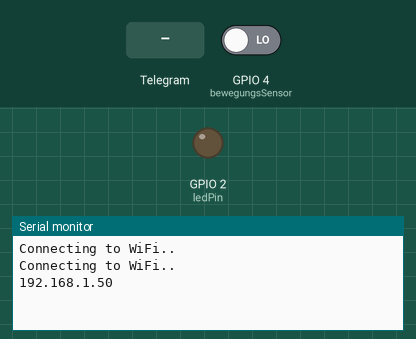
Recording of a sketch running on a simulated ESP8266 (NodeMCU). Shown: output pins drawn as LEDs (lit = HIGH), the last lines printed to the serial monitor. The inputs (shaded band) are chosen by the test bench; at power-on: GPIO 4 (bewegungsSensor) LOW. WiFi joins after 1.5 s; servers stay silent unless stated; the local clock reads 2024-03-15 10:24:30 at power-on unless the sketch sets it.

Above: at 3.2 s.
3.3 s: Telegram message "/change_chatid" received
At 4.7 s:
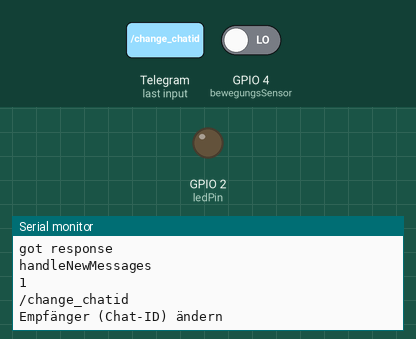
5.1 s: Telegram message "/message_on" received
At 6.0 s:
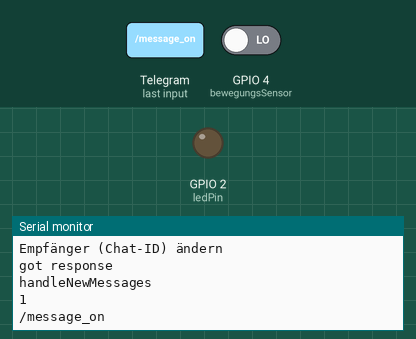
6.7 s: Telegram message "/message_off" received
At 7.6 s:
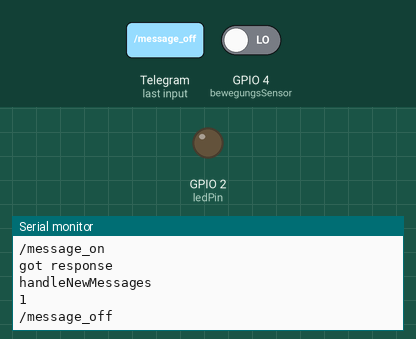
8.6 s: GPIO 4 (bewegungsSensor) driven HIGH
At 11.3 s:
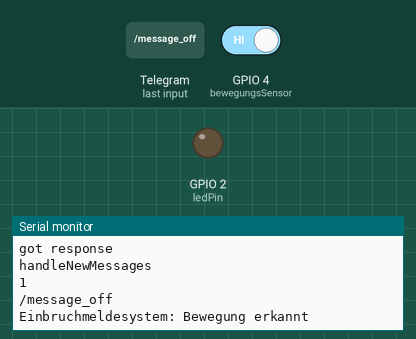

The sketch:

einbruchmeldesystem.ino
```cpp
/**
 * Mobiles Einbruchmeldesystem
 * Team 2 - Network System AG
 *
 * Sophie Miessner 5046830
 * Reda Khalife 5034226
 * Maximilian Altrock 383459
 * Kelly Mbitketchie Koudjo 5136175
 *
 * Organisation und Management von Softwareprojekten
 * Prof. Dr.-Ing. Jasminka Matevska
 * Maik Purrmann
 */

 // Header-Datein
#include <ESP8266WiFi.h>
#include <WiFiClientSecure.h>
#include <UniversalTelegramBot.h>
#include <ArduinoJson.h>

// Vordefinierte Werte
#define BAUDRATE 115200
//String ssid = "SomoWLAN";
//String password = "g7MHda9FaFrNAJdL";

String ssid = "Sophie Hotspot";
String password = "Ama10u_2019";

String newWlan = "";
String newPasswort = "";

String CHAT_ID = "688408069";
// String CHAT_ID = "-718357539";
String systemName = "Einbruchmeldesystem";
bool benachrichtigungAn = true;

// Telegram BOT
#define BOTtoken "5367355855:AAEssNRSR9xg7cvffE369tOACSxHqqMS-zM"

// Timer-Variablen
unsigned long millisOld;
bool tick_ms;
bool tick_s;
unsigned int tickCount;
#define BEWEGUNGSERKENNUNG_DELAY 5
#define NACHRICHTVERSENDUNG_DELAY 5
unsigned int bewegungDelayTimer_s;
unsigned int sendeNachrichtTimer_s;
int botRequestDelay = 1000;
unsigned long lastTimeBotRan;

X509List cert(TELEGRAM_CERTIFICATE_ROOT);
WiFiClientSecure client;
UniversalTelegramBot bot(BOTtoken, client);

String botAusgabe;

// Eingabe- Ausgabevariablen
const int bewegungsSensor = 4; // Pin 4
const int ledPin = 2;
bool ledState = LOW;

/**
 * Neu erhaltene Nachrichten behandeln
 */
void handleNewMessages(int numNewMessages)
{
  Serial.println("handleNewMessages");
  Serial.println(String(numNewMessages));

  for (int i=0; i<numNewMessages; i++)
  {
    String chat_id = String(bot.messages[i].chat_id); // Chat id of the requester
    if (chat_id != CHAT_ID)
    {
      bot.sendMessage(chat_id, "Unauthorized user", "");
      continue;
    }

    String text = bot.messages[i].text;
    Serial.println(text); // Print the received message

    checkBefehlStart(text, bot.messages[i].from_name);
    checkBefehlState(text);
    checkBefehlChangeName(text);
    checkBefehlMessageOnOff(text);
    checkBefehlChangeChatId(text);
  }
}

void checkBefehlChangeChatId(String text)
{
  if (text.startsWith("/change_chatid"))
  {
    Serial.println("Empfänger (Chat-ID) ändern");
    text.remove(0,15); // Entfernde den Befehl vom Text um neue ID rauszufiltern
    Serial.println(text);
    if (text != "") CHAT_ID = text;
  }
}

void checkBefehlMessageOnOff(String text)
{
  if (text == "/message_on" or text == "/message_on@einbrechermelde_bot")
  {
    benachrichtigungAn = true;
    botAusgabe = "Benachrichtigungen wurden aktiviert.";
    bot.sendMessage(CHAT_ID, botAusgabe, "");
  }
  else if (text == "/message_off" or text == "/message_off@einbrechermelde_bot")
  {
    benachrichtigungAn = false;
    botAusgabe = "Benachrichtigungen wurden deaktiviert.";
    bot.sendMessage(CHAT_ID, botAusgabe, "");
  }
}

void checkBefehlChangeName(String neuerName)
{
   if (neuerName.startsWith("/change_name"))
    {
      Serial.println("Name ändern");
      neuerName.remove(0,12); // Entfernde den Befehl vom Text um neuen Namen rauszufiltern
      if (neuerName != "") systemName = neuerName;
    }
}

void checkBefehlStart(String text, String benutzerName)
{
  if (text == "/start" or text == "/start@einbrechermelde_bot")
  {
    String welcome = "Willkommen, " + benutzerName + ".\n";
    welcome += "Es können folgende Befehle verwendet werden:\n\n";
    welcome += "/state - Zeigt die aktuellen Einstellungen und weitere Informationen zum Einbruchmeldesystem. \n";
    welcome += "/message_on - Schalte die Benachrichtigungen ein. \n";
    welcome += "/message_off - Schalte die Benachrichtigungen aus. \n";
    welcome += "/change_name NAME - Ändere den Namen vom Einbruchmeldesystem. \n";
    welcome += "/change_chatid CHATID - Wähle einen neuen Empfänger mit der Chat-ID von einer Person oder Gruppe. \n";
    welcome += "(Um die Chat-ID rauszufinden muss der Bot @myidbot verwendet werden.) \n";
    bot.sendMessage(CHAT_ID, welcome, "");
  }
}

void checkBefehlState(String text)
{
  if (text == "/state" or text == "/state@einbrechermelde_bot")
  {
    botAusgabe = "Name: " + systemName + "\n";

    if (CHAT_ID.startsWith("-")) botAusgabe += "Aktueller Empfänger: " + CHAT_ID + " (Gruppe) \n";
    else botAusgabe += "Aktueller Empfänger: " + CHAT_ID + "\n";

    if (benachrichtigungAn) botAusgabe += "Benachrichtigungen: aktiviert \n";
    else botAusgabe += "Benachrichtigungen: deaktiviert \n";

    bot.sendMessage(CHAT_ID, botAusgabe, "");
  }
}

/**
 * Initialisierungen
 */
void setup()
{
  Serial.begin(BAUDRATE);
  configTime(0, 0, "pool.ntp.org"); // Zeiteinstellungen
  client.setTrustAnchors(&cert); // Telegram Zertifizierung
  initInputOutput();
  initWiFi();
}

void initInputOutput()
{
  pinMode(ledPin, OUTPUT);
  digitalWrite(ledPin, ledState);
  pinMode(bewegungsSensor, INPUT);
}

void initWiFi()
{
  WiFi.mode(WIFI_STA);
  WiFi.begin(ssid, password);

  while (WiFi.status() != WL_CONNECTED)
  {
    delay(1000);
    Serial.println("Connecting to WiFi..");
  }
  Serial.println(WiFi.localIP());
}

void checkTimer()
{
  // Aktuelle Laufzeit entspricht letzten Laufzeit (keine Millisekunde)
  if (millis() == millisOld) tick_ms = false;
  else
  {
    tick_ms = true; // Eine Millisekunde vergangen
    tickCount++;
    millisOld = millis(); // letzte Laufzeit aktualisieren
  }

  // Jede Sekunde ein Tick setzen
  if (tickCount >= (1000))
  {
    tick_s = true; // Jede Sekunde
    tickCount = 0;
  }
  else tick_s = false;

  if (tick_s)
  {
    if (bewegungDelayTimer_s < BEWEGUNGSERKENNUNG_DELAY) bewegungDelayTimer_s++;
    if (sendeNachrichtTimer_s < NACHRICHTVERSENDUNG_DELAY) sendeNachrichtTimer_s++;
  }
}

void checkBewegungssensor()
{
  // Wenn aus dem Bewegungssensor eine Bewegung gemeldet und der Timer bereit ist
  if (digitalRead(bewegungsSensor) && bewegungDelayTimer_s >= BEWEGUNGSERKENNUNG_DELAY)
  {
    bewegungDelayTimer_s = 0;
    Serial.println(systemName + ": Bewegung erkannt");

    if (benachrichtigungAn) sendeNachricht(systemName + ": Bewegung erkannt");
  }
}

void sendeNachricht(String nachricht)
{
  if (sendeNachrichtTimer_s >= NACHRICHTVERSENDUNG_DELAY)
  {
    bot.sendMessage(CHAT_ID, nachricht, "");
    Serial.println("Nachricht versendet");
    sendeNachrichtTimer_s = 0;
  }
}

void checkBot()
{
  if (millis() > lastTimeBotRan + botRequestDelay)
  {
    int numNewMessages = bot.getUpdates(bot.last_message_received + 1);
    while(numNewMessages)
    {
      Serial.println("got response");
      handleNewMessages(numNewMessages);
      numNewMessages = bot.getUpdates(bot.last_message_received + 1);
    }
    lastTimeBotRan = millis();
  }
}

void changeWiFi()
{
  String eingelesenerText = Serial.readString();

  if (eingelesenerText.startsWith("wlan="))
  {
    eingelesenerText.remove(0,5);
    newWlan = eingelesenerText;
    Serial.println(newWlan);
  }
  else if (eingelesenerText.startsWith("passwort="))
  {
    eingelesenerText.remove(0,9);
    newPasswort = eingelesenerText;
    Serial.println(newPasswort);
  }

  if (newWlan != "" and newPasswort != "")
  {
    ssid = newWlan;
    password = newPasswort;
  }
}

/**
 * Main-Methode
 */
void loop()
{
  checkBot();
  checkTimer();
  checkBewegungssensor();
}
```

Measured:
- after the input at 3.3 s, the serial monitor: prints a new line after 0.30 s (image 1)
- after the input at 5.1 s, the serial monitor: prints a new line after 0.11 s (image 2)
- after the input at 6.7 s, the serial monitor: prints a new line after 0.41 s (image 3)
- after the input at 8.6 s, the serial monitor: prints a new line after 2.3 s (image 4)
